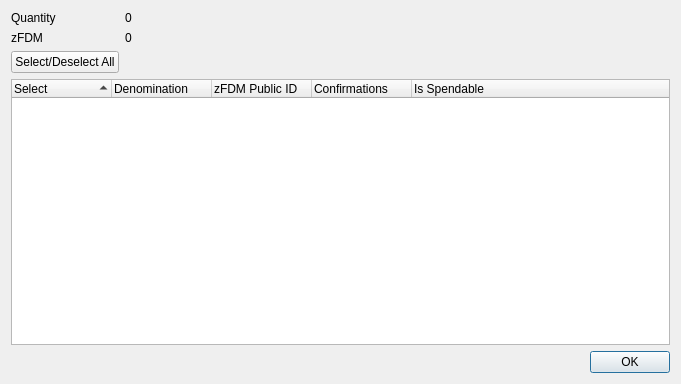
<?xml version="1.0" encoding="UTF-8"?>
<ui version="4.0">
 <class>ZFundamentalControlDialog</class>
 <widget class="QDialog" name="ZFundamentalControlDialog">
  <property name="geometry">
   <rect>
    <x>0</x>
    <y>0</y>
    <width>681</width>
    <height>384</height>
   </rect>
  </property>
  <property name="minimumSize">
   <size>
    <width>681</width>
    <height>384</height>
   </size>
  </property>
  <property name="windowTitle">
   <string>Select zFDM to Spend</string>
  </property>
  <layout class="QGridLayout" name="gridLayout">
   <item row="0" column="0">
    <layout class="QFormLayout" name="formLayout">
     <property name="sizeConstraint">
      <enum>QLayout::SetDefaultConstraint</enum>
     </property>
     <item row="0" column="0">
      <widget class="QLabel" name="labelQuantity">
       <property name="text">
        <string>Quantity</string>
       </property>
      </widget>
     </item>
     <item row="0" column="1">
      <widget class="QLabel" name="labelQuantity_int">
       <property name="text">
        <string>0</string>
       </property>
      </widget>
     </item>
     <item row="1" column="0">
      <widget class="QLabel" name="labelZFundamental">
       <property name="text">
        <string>zFDM</string>
       </property>
      </widget>
     </item>
     <item row="1" column="1">
      <widget class="QLabel" name="labelZFundamental_int">
       <property name="text">
        <string>0</string>
       </property>
      </widget>
     </item>
     <item row="2" column="0">
      <widget class="QPushButton" name="pushButtonAll">
       <property name="text">
        <string>Select/Deselect All</string>
       </property>
      </widget>
     </item>
    </layout>
   </item>
   <item row="1" column="0">
    <layout class="QVBoxLayout" name="verticalLayout">
     <item>
      <widget class="QTreeWidget" name="treeWidget">
       <property name="minimumSize">
        <size>
         <width>0</width>
         <height>250</height>
        </size>
       </property>
       <property name="alternatingRowColors">
        <bool>true</bool>
       </property>
       <property name="sortingEnabled">
        <bool>true</bool>
       </property>
       <property name="columnCount">
        <number>5</number>
       </property>
       <attribute name="headerDefaultSectionSize">
        <number>100</number>
       </attribute>
       <column>
        <property name="text">
         <string notr="true">Select</string>
        </property>
       </column>
       <column>
        <property name="text">
         <string notr="true">Denomination</string>
        </property>
       </column>
       <column>
        <property name="text">
         <string notr="true">zFDM Public ID</string>
        </property>
       </column>
       <column>
        <property name="text">
         <string notr="true">Confirmations</string>
        </property>
       </column>
       <column>
        <property name="text">
         <string>Is Spendable</string>
        </property>
       </column>
      </widget>
     </item>
     <item>
      <widget class="QDialogButtonBox" name="buttonBox">
       <property name="orientation">
        <enum>Qt::Horizontal</enum>
       </property>
       <property name="standardButtons">
        <set>QDialogButtonBox::Ok</set>
       </property>
      </widget>
     </item>
    </layout>
   </item>
  </layout>
 </widget>
 <resources/>
 <connections>
  <connection>
   <sender>buttonBox</sender>
   <signal>accepted()</signal>
   <receiver>ZFundamentalControlDialog</receiver>
   <slot>accept()</slot>
   <hints>
    <hint type="sourcelabel">
     <x>248</x>
     <y>254</y>
    </hint>
    <hint type="destinationlabel">
     <x>157</x>
     <y>274</y>
    </hint>
   </hints>
  </connection>
  <connection>
   <sender>buttonBox</sender>
   <signal>rejected()</signal>
   <receiver>ZFundamentalControlDialog</receiver>
   <slot>reject()</slot>
   <hints>
    <hint type="sourcelabel">
     <x>316</x>
     <y>260</y>
    </hint>
    <hint type="destinationlabel">
     <x>286</x>
     <y>274</y>
    </hint>
   </hints>
  </connection>
 </connections>
</ui>
